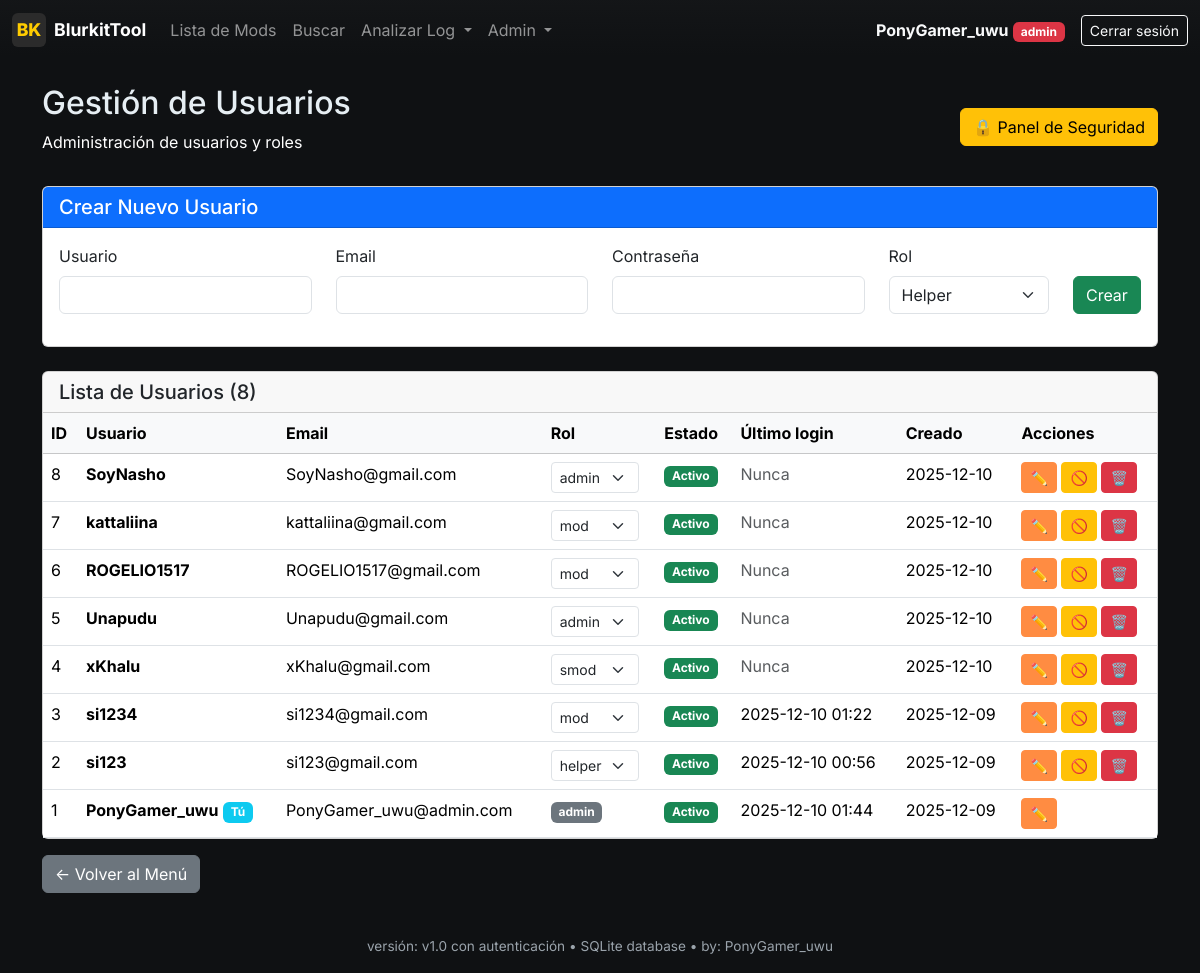
Page /admin/users (signed in) on the committed database.
### models.py (models this page shows, shortened)
class User(UserMixin, db.Model):
    __tablename__ = 'users'
    id = db.Column(db.Integer, primary_key=True)
    username = db.Column(db.String(80), unique=True, nullable=False, index=True)
    email = db.Column(db.String(120), unique=True, nullable=False, index=True)
    password_hash = db.Column(db.String(255), nullable=False)
    role = db.Column(db.String(20), nullable=False, default='helper')  # helper, mod, smod, admin
    is_active = db.Column(db.Boolean, default=True, nullable=False)
    created_at = db.Column(db.DateTime, default=datetime.utcnow, nullable=False)
    last_login = db.Column(db.DateTime)
    def has_role(self, *roles):
        return self.role in roles
    def is_admin(self):
        return self.role == 'admin'

### app.py (the view)
@app.route('/admin/users')
@admin_required
def admin_users():
    users = User.query.order_by(User.created_at.desc()).all()
    return render_template('admin_users.html', users=users)

### app.py (called while the page is built)
@login_manager.user_loader
def load_user(user_id):
    try:
        return db.session.get(User, int(user_id))
    except:
        return None

@app.before_request
def restore_session_history():
    if current_user.is_authenticated:
        user_key = current_user.username
        if 'logs_history' in session and user_key not in logs_history:
            logs_history[user_key] = session.get('logs_history', [])
        session.permanent = True

@app.after_request
def set_security_headers(response):
    response.headers['X-Frame-Options'] = 'SAMEORIGIN'
    response.headers['X-Content-Type-Options'] = 'nosniff'
    response.headers['X-XSS-Protection'] = '1; mode=block'
    response.headers['Referrer-Policy'] = 'strict-origin-when-cross-origin'
    if os.environ.get('FLASK_ENV') == 'production':
        response.headers['Content-Security-Policy'] = "default-src 'self'; script-src 'self' 'unsafe-inline' https://cdn.jsdelivr.net; style-src 'self' 'unsafe-inline' https://cdn.jsdelivr.net; img-src 'self' data:; font-src 'self' https://cdn.jsdelivr.net"
    return response

### auth.py (called while the page is built)
def roles_required(*roles):
    def decorator(f):
        @wraps(f)
        def decorated_function(*args, **kwargs):
            if not current_user.is_authenticated:
                flash('Por favor inicia sesión para acceder a esta página.', 'warning')
                return redirect(url_for('login'))
            if not current_user.has_role(*roles):
                abort(403)
            return f(*args, **kwargs)
        return decorated_function
    return decorator

### templates/admin_users.html (shortened to what this page needs)
{% extends "base.html" %}
{% block content %}
<div class="container mt-4">
    <div class="d-flex justify-content-between align-items-center mb-3">
        <div>
            <h2>Gestión de Usuarios</h2>
            <p class="text-white">Administración de usuarios y roles</p>
        </div>
        <a href="{{ url_for('admin_security') }}" class="btn btn-warning">
            🔒 Panel de Seguridad
        </a>
    </div>
    <div class="card mb-4">
        <div class="card-header bg-primary text-white">
            <h5 class="mb-0">Crear Nuevo Usuario</h5>
        </div>
        <div class="card-body">
            <form method="POST" action="{{ url_for('admin_create_user') }}">
                <div class="row">
                    <div class="col-md-3">
                        <div class="mb-3">
                            <label for="username" class="form-label">Usuario</label>
                            <input type="text" class="form-control" id="username" name="username" required>
                        </div>
                    </div>
                    <div class="col-md-3">
                        <div class="mb-3">
                            <label for="email" class="form-label">Email</label>
                            <input type="email" class="form-control" id="email" name="email" required>
                        </div>
                    </div>
                    <div class="col-md-3">
                        <div class="mb-3">
                            <label for="password" class="form-label">Contraseña</label>
                            <input type="password" class="form-control" id="password" name="password" required>
                        </div>
                    </div>
                    <div class="col-md-2">
                        <div class="mb-3">
                            <label for="role" class="form-label">Rol</label>
                            <select class="form-select" id="role" name="role" required>
                                <option value="helper">Helper</option>
                            </select>
                        </div>
                    </div>
                    <div class="col-md-1 d-flex align-items-end">
                        <button type="submit" class="btn btn-success w-100 mb-3">Crear</button>
                    </div>
                </div>
            </form>
        </div>
    </div>
    <div class="card">
        <div class="card-header">
            <h5 class="mb-0">Lista de Usuarios ({{ users|length }})</h5>
        </div>
        <div class="card-body p-0">
            <div class="table-responsive">
                <table class="table table-hover mb-0">
                    <thead class="table-light">
                        <tr>
                            <th>ID</th>
                            <th>Usuario</th>
                            <th>Email</th>
                            <th>Rol</th>
                            <th>Estado</th>
                            <th>Último login</th>
                            <th>Creado</th>
                            <th>Acciones</th>
                        </tr>
                    </thead>
                    <tbody>
                        {% for user in users %}
                        <tr {% if not user.is_active %}class="table-secondary"{% endif %}>
                            <td>{{ user.id }}</td>
                            <td>
                                <strong>{{ user.username }}</strong>
                                {% if user.id == current_user.id %}
                                <span class="badge bg-info">Tú</span>
                                {% endif %}
                            </td>
                            <td>{{ user.email }}</td>
                            <td>
                                {% if user.id == current_user.id %}
                                <span class="badge bg-secondary">{{ user.role }}</span>
                                {% else %}
                                <form method="POST" action="{{ url_for('admin_change_role', user_id=user.id) }}" class="d-inline">
                                    <select name="role" class="form-select form-select-sm" onchange="this.form.submit()" style="width: auto; display: inline-block;">
                                        <option value="helper" {% if user.role == 'helper' %}selected{% endif %}>helper</option>
                                        <option value="mod" {% if user.role == 'mod' %}selected{% endif %}>mod</option>
                                        <option value="smod" {% if user.role == 'smod' %}selected{% endif %}>smod</option>
                                        <option value="admin" {% if user.role == 'admin' %}selected{% endif %}>admin</option>
                                    </select>
                                </form>
                                {% endif %}
                            </td>
                            <td>
                                {% if user.is_active %}
                                <span class="badge bg-success">Activo</span>
                                {% else %}
                                <span class="badge bg-danger">Inactivo</span>
                                {% endif %}
                            </td>
                            <td>
                                {% if user.last_login %}
                                {{ user.last_login.strftime('%Y-%m-%d %H:%M') }}
                                {% else %}
                                <span class="text-muted">Nunca</span>
                                {% endif %}
                            </td>
                            <td>{{ user.created_at.strftime('%Y-%m-%d') }}</td>
                            <td>
                                <button type="button" class="btn btn-sm btn-primary" title="Editar"
                                        data-bs-toggle="modal" data-bs-target="#editModal{{ user.id }}">
                                    ✏️
                                </button>
                                {% if user.id != current_user.id %}
                                <form method="POST" action="{{ url_for('admin_toggle_user', user_id=user.id) }}" class="d-inline">
                                    {% if user.is_active %}
                                    <button type="submit" class="btn btn-sm btn-warning" title="Kick (desactivar)">
                                        🚫
                                    </button>
                                    {% else %}
                                    <button type="submit" class="btn btn-sm btn-success" title="Activar">
                                        ✓
                                    </button>
                                    {% endif %}
                                </form>
                                <form method="POST" action="{{ url_for('admin_delete_user', user_id=user.id) }}" class="d-inline"
                                      onsubmit="return confirm('¿Banear y eliminar usuario {{ user.username }}?')">
                                    <button type="submit" class="btn btn-sm btn-danger" title="Ban (eliminar)">
                                        🗑️
                                    </button>
                                </form>
                                {% endif %}
                            </td>
                        </tr>
                        {% endfor %}
                    </tbody>
                </table>
            </div>
        </div>
    </div>
    <div class="mt-3">
        <a href="{{ url_for('menu') }}" class="btn btn-secondary">← Volver al Menú</a>
    </div>
</div>
{% endblock %}

### templates/base.html (shortened to what this page needs)
<!doctype html>
<html lang="es">
  <head>
    <link href="https://cdn.jsdelivr.net/npm/bootstrap@5.3.2/dist/css/bootstrap.min.css" rel="stylesheet">
    <link rel="stylesheet" href="{{ url_for('static', filename='style.css') }}">
  </head>
  <body>
    <nav class="navbar navbar-expand-lg navbar-dark">
      <div class="container container-main">
        <a class="navbar-brand d-flex align-items-center" href="{{ url_for('menu') if current_user.is_authenticated else url_for('login') }}">
          <div style="width:34px;height:34px;background:#2b2b2b;border-radius:6px;display:flex;align-items:center;justify-content:center;margin-right:8px;font-weight:800;color:var(--accent)">BK</div>
          <div>
            BlurkitTool
          </div>
        </a>
        {% if current_user.is_authenticated %}
        <div class="collapse navbar-collapse" id="navbarNav">
          {% if request.endpoint != 'menu' %}
          <ul class="navbar-nav me-auto">
            <li class="nav-item">
              <a class="nav-link" href="{{ url_for('index') }}">Lista de Mods</a>
            </li>
            <li class="nav-item">
              <a class="nav-link" href="{{ url_for('search') }}">Buscar</a>
            </li>
            <li class="nav-item dropdown">
              <a class="nav-link dropdown-toggle" href="#" id="analyzeDropdown" role="button" data-bs-toggle="dropdown">
                Analizar Log
              </a>
            </li>
            {% if current_user.is_admin() %}
            <li class="nav-item dropdown">
              <a class="nav-link dropdown-toggle" href="#" id="adminDropdown" role="button" data-bs-toggle="dropdown">
                Admin
              </a>
            </li>
            {% endif %}
          </ul>
          {% endif %}
          <div class="d-flex align-items-center ms-auto">
            <span class="text-light me-3">
              <strong>{{ current_user.username }}</strong>
              <span class="badge
                {% if current_user.role == 'admin' %}bg-danger
                {% elif current_user.role == 'smod' %}bg-primary
                {% elif current_user.role == 'mod' %}bg-success
                {% else %}bg-info{% endif %}">
                {{ current_user.role }}
              </span>
            </span>
            <a class="btn btn-sm btn-outline-light" href="{{ url_for('logout') }}">Cerrar sesión</a>
          </div>
        </div>
        {% endif %}
      </div>
    </nav>
    <main class="container container-main my-4">
      {% block content %}{% endblock %}
    </main>
    <footer class="container container-main text-center py-3">
      <span class="footer-note">versión: v1.0 con autenticación • SQLite database • by: PonyGamer_uwu</span>
    </footer>
  </body>
</html>

### static/style.css (style rules this page uses)
:root { --bg:#0f1113; --panel:#17181a; --muted:#9aa3ab; --accent:#ffcc00; --good:#2ecc71; --bad:#e74c3c; --card-border: rgba(255,255,255,0.04); }
body { background: var(--bg); color: #e6eef3; font-family: 'Inter', system-ui, -apple-system, 'Segoe UI', Roboto, 'Helvetica Neue', Arial; }
.navbar-brand { font-weight:700; font-size:1.1rem; }
.navbar { background: linear-gradient(180deg, rgba(255,255,255,0.02), rgba(0,0,0,0.02)); }
.container-main { max-width:1200px; margin:0 auto; }
.btn-primary { background-color: #ff8c42 !important; border-color: #ff8c42 !important; color: #ffffff !important; }
.footer-note { color:var(--muted); font-size:0.85rem; }

### rows in the picture
User: username "PonyGamer_uwu", role "admin", id "1", shows "Tú", email "PonyGamer_uwu@admin.com", is_active "Activo", last_login "2025-12-10 01:44", created_at "2025-12-09"
User: id "8", username "SoyNasho", email "SoyNasho@gmail.com", role "admin", is_active "Activo", shows "Nunca", created_at "2025-12-10"
User: id "7", username "kattaliina", email "kattaliina@gmail.com", role "mod", is_active "Activo", shows "Nunca", created_at "2025-12-10"
User: id "6", username "ROGELIO1517", email "ROGELIO1517@gmail.com", role "mod", is_active "Activo", shows "Nunca", created_at "2025-12-10"
User: id "5", username "Unapudu", email "Unapudu@gmail.com", role "admin", is_active "Activo", shows "Nunca", created_at "2025-12-10"
User: id "4", username "xKhalu", email "xKhalu@gmail.com", role "smod", is_active "Activo", shows "Nunca", created_at "2025-12-10"
User: id "3", username "si1234", email "si1234@gmail.com", role "mod", is_active "Activo", last_login "2025-12-10 01:22", created_at "2025-12-09"
User: id "2", username "si123", email "si123@gmail.com", role "helper", is_active "Activo", last_login "2025-12-10 00:56", created_at "2025-12-09"

### other values in the picture
{{ users|length }} "8"
